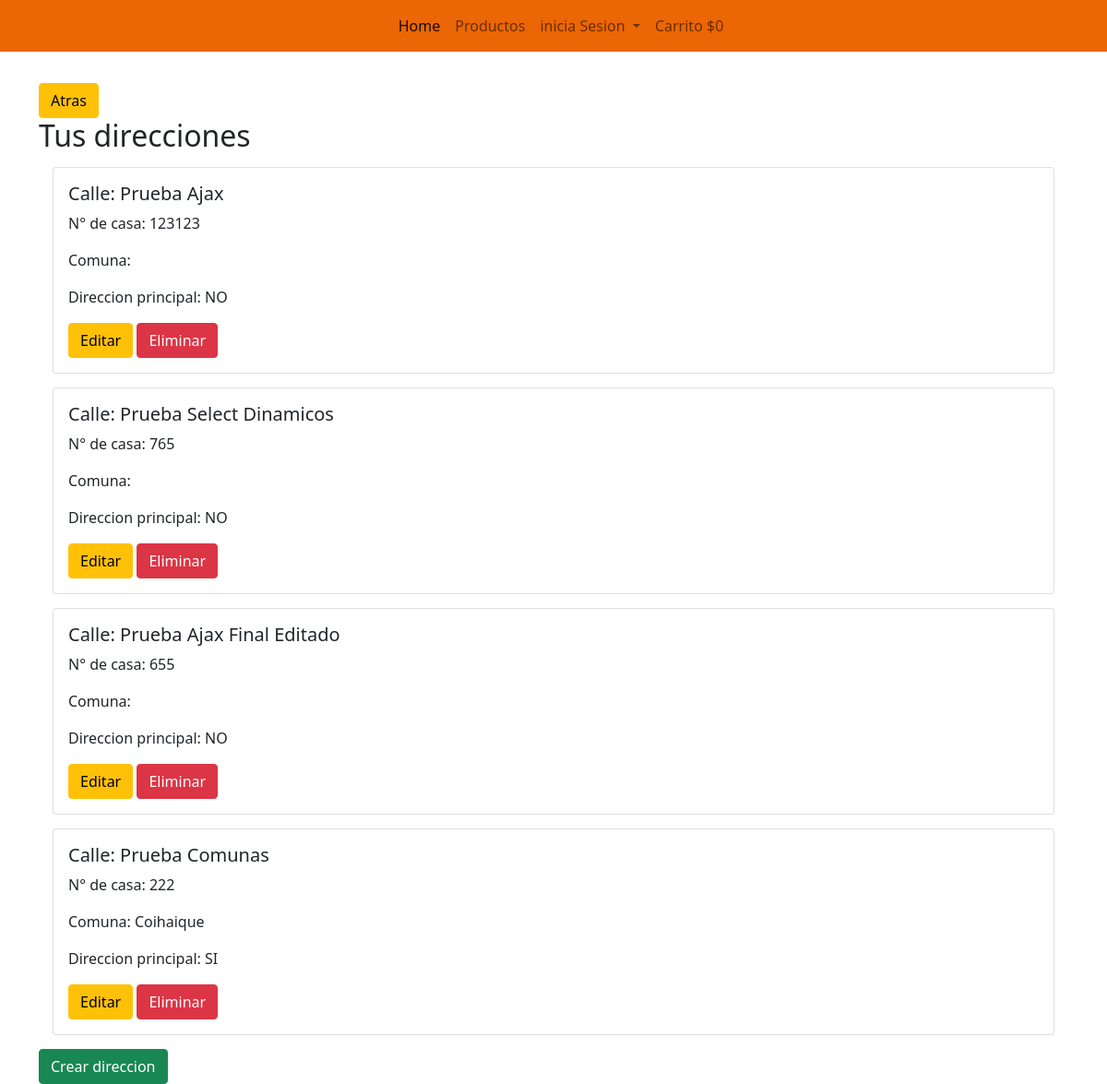
/user/listar_direccion/10101010-8/, run on the app's committed database.
### user/models.py (models this page shows, shortened)
class Direccion(models.Model):
    id_direccion = models.AutoField(primary_key=True)
    calle        = models.CharField(max_length=50, null=False)
    numero       = models.CharField(max_length=20, null=False)
    id_comuna    = models.ForeignKey(Comuna, on_delete=models.CASCADE)
    id_usuario   = models.ForeignKey(Usuario, on_delete=models.CASCADE)
    principal    = models.CharField(max_length=2,default="SI")

### web/models.py (models this page shows)
class Comuna(models.Model):
    id_comuna = models.AutoField(primary_key=True)
    sigla     = models.CharField(max_length=3)
    nombre    = models.CharField(max_length=30)
    id_region   = models.ForeignKey(Region, on_delete=models.CASCADE)
    def __str__(self):
        return self.nombre

### user/views.py (the view)
# urls.py: path('listar_direccion/<id>/',listar_direccion, name='listar_direccion'),
def listar_direccion(request, id):
    direccion = Direccion.objects.filter(id_usuario=id)
    data = {
        'direccion':direccion
    }
    return render(request,'perfil/direccion/listar_direccion.html',data)

### carrito/context_processor.py (called while the page is built)
def importe_total_carro(request):
    total=0
    if 'carro' in request.session:
        for key, value in request.session["carro"].items():
            total=total+(int(value["precio"]))
    return {"importe_total_carro":total}

def precio_totalMasEnvio(request):
    precio_envio = PrecioEnvio.objects.only('precio').get(id_envio=1)
    total=0 + precio_envio.precio
    if 'carro' in request.session:
        for key, value in request.session["carro"].items():
            total=total+(int(value["precio"]))
    return {"precio_totalMasEnvio":total}

### user/templates/perfil/direccion/listar_direccion.html (shortened to what this page needs)
{% extends 'web/base.html' %}
{% load crispy_forms_tags %}
{% load static %}
{% block body %}
<div class="container-sm" id="direcciones">
  <a href="{% url 'listar_perfil' user.rut %}"><button type="button" class="btn btn-warning">Atras</button></a>
    <h2>Tus direcciones</h2>
    {% for d in direccion %}
    <div class="card" id="cardDirecciones">
        <div class="card-body">
          <h5 class="card-title">Calle: {{ d.calle | title }} </h5>
          <p class="card-text">N° de casa: {{ d.numero | title }}</p>
          <p class="card-text">Comuna: {{ d.id_comuna | title }}</p>
          <p class="card-text">Direccion principal: {{ d.principal }}</p>
          <a href="{% url 'modificar_direccion' d.id_direccion %}" class="btn btn-warning">Editar</a>
          <a href="{% url 'eliminar_direccion' d.id_direccion %}" class="btn btn-danger">Eliminar</a>
        </div>
      </div>
    {% endfor %}
<a href="{% url 'nueva_direccion' user.rut %}" class="btn btn-success">Crear direccion</a>
<br>
</div>
{% endblock %}

### static/css/style.css (style rules this page uses)
body { background-color: black; }
#direcciones { padding-top: 90px; }
#cardDirecciones { margin: 15px; }

### data on the page
Direccion: calle "Prueba Ajax", numero "123123", principal "NO"
Direccion: calle "Prueba Select Dinamicos", numero "765", principal "NO"
Direccion: calle "Prueba Ajax Final Editado", numero "655", principal "NO"
Direccion: calle "Prueba Comunas", numero "222", id_comuna "Coihaique", principal "SI"

### other printed values
{{ importe_total_carro }} "0"
